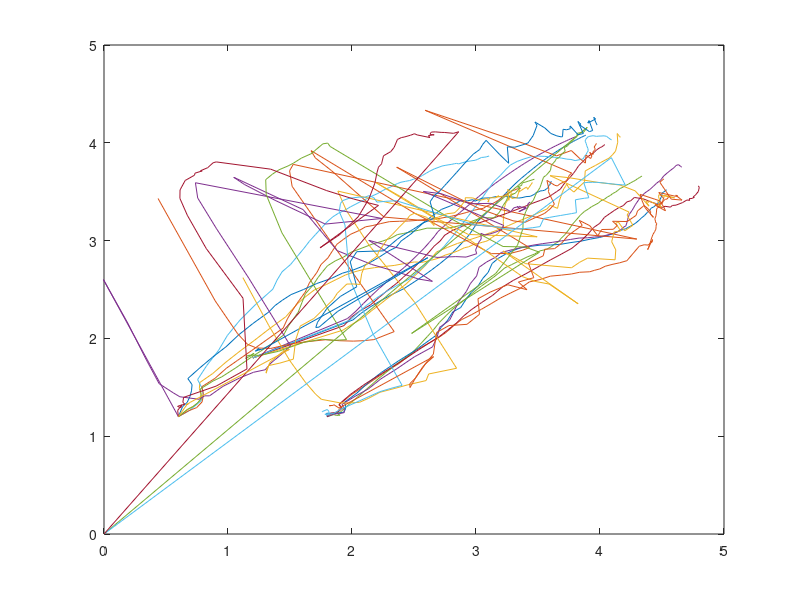
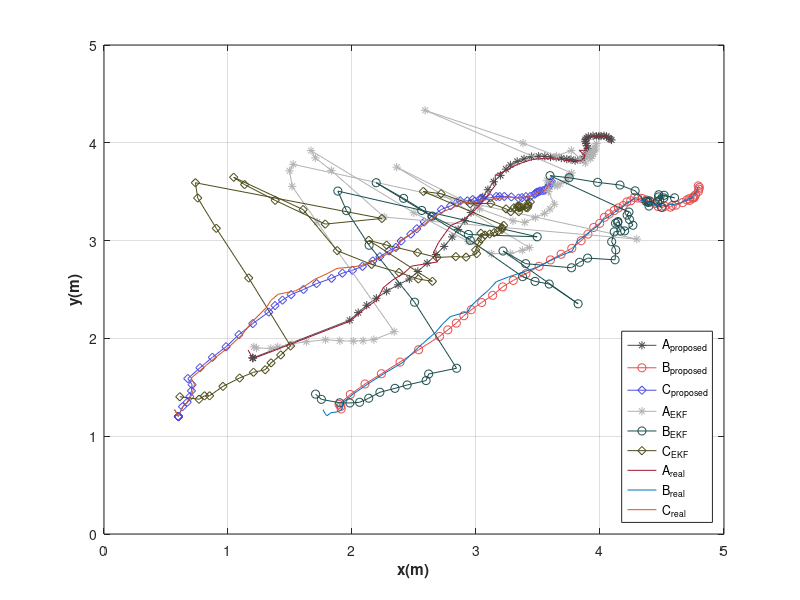
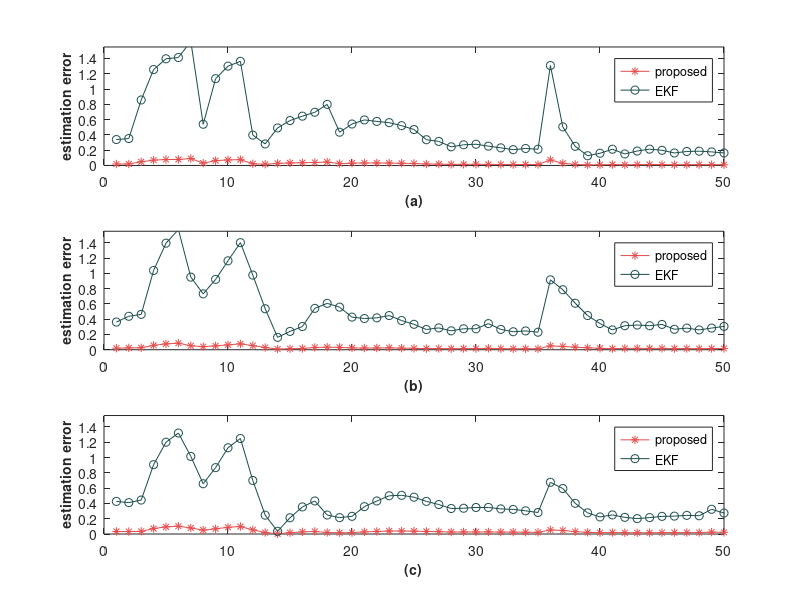

Recreate these plots in MATLAB, in order. (Note: this script raises an error after producing the figures.)
close all
clear all
data_num =85;

load('newdata.mat');

%% parsing
data = [];

data.PEFFME(1).subdata = data_kinematic_PEFFME_with_missing1_0924;
data.PEFFME(2).subdata = data_kinematic_PEFFME_with_missing2_0924;
data.PEFFME(3).subdata = data_kinematic_PEFFME_with_missing3_success_0924;
data.PEFFME(4).subdata = data_kinematic_PEFFME_with_missing4_success_0924;
data.PEFFME(5).subdata = data_kinematic_PEFFME_without_missing_0924;

data.EKF(1).subdata = data_kinematic_EKF_with_missing1_success_0924;
data.EKF(2).subdata = data_kinematic_EKF_with_missing2_success_0924;
data.EKF(3).subdata = data_kinematic_EKF_without_missing1_success_0924;

%% 

main_x_real = [];
main_y_real = [];
sub1_x_real = [];
sub1_y_real = [];
sub2_x_real = [];
sub2_y_real = [];

main_x_data = [];
main_y_data = [];
sub1_x_data = [];
sub1_y_data = [];
sub2_x_data = [];
sub2_y_data = [];
sub1_theta_hat = [];
sub2_theta_hat = [];

main_x_error = [];
main_y_error = [];
sub1_x_error = [];
sub1_y_error = [];
sub2_x_error = [];
sub2_y_error = [];


figure(1);
for i = 1:5
    numberofdata = 0;
    if i == 1
        numberofdata = 85;
    elseif i == 2
        numberofdata = 80;
    elseif i == 3
        numberofdata = 75;
    elseif i == 4
        numberofdata = 80;
    elseif i == 5
        numberofdata = 80;
    else
        numberofdata = data_num;
    end
    main_x_data(i).data = data.PEFFME(i).subdata.x_main_hat_PEFFM_data(1,13:numberofdata-1);
    main_y_data(i).data = data.PEFFME(i).subdata.x_main_hat_PEFFM_data(2,13:numberofdata-1);
    sub1_x_data(i).data = data.PEFFME(i).subdata.x_sub1_hat_PEFFM_data(1,13:numberofdata-1);
    sub1_y_data(i).data = data.PEFFME(i).subdata.x_sub1_hat_PEFFM_data(2,13:numberofdata-1);
    sub1_theta_hat(i).data = data.PEFFME(i).subdata.x_sub1_hat_PEFFM_data(3,13:numberofdata-1);
    sub2_x_data(i).data = data.PEFFME(i).subdata.x_sub2_hat_PEFFM_data(1,1:numberofdata-1);
    sub2_y_data(i).data = data.PEFFME(i).subdata.x_sub2_hat_PEFFM_data(2,1:numberofdata-1);
    sub2_theta_hat(i).data = data.PEFFME(i).subdata.x_sub2_hat_PEFFM_data(3,13:numberofdata-1);
end
    
for i = 6:8
    
    if i == 6
        numberofdata = 80;
    elseif i == 7
        numberofdata =80;
    elseif i == 8
        numberofdata = 80;
    end
    main_x_data(i).data = data.EKF(i-5).subdata.x_main_hat_EKF_data(1,13:numberofdata-1);
    main_y_data(i).data = data.EKF(i-5).subdata.x_main_hat_EKF_data(2,13:numberofdata-1);
    sub1_x_data(i).data = data.EKF(i-5).subdata.x_sub1_hat_EKF_data(1,13:numberofdata-1);
    sub1_y_data(i).data = data.EKF(i-5).subdata.x_sub1_hat_EKF_data(2,13:numberofdata-1);
    sub1_theta_hat(i).data = data.EKF(i-5).subdata.x_sub1_hat_EKF_data(3,13:numberofdata-1);
    sub2_x_data(i).data = data.EKF(i-5).subdata.x_sub2_hat_EKF_data(1,1:numberofdata-1);
    sub2_y_data(i).data = data.EKF(i-5).subdata.x_sub2_hat_EKF_data(2,1:numberofdata-1);
    sub2_theta_hat(i).data = data.EKF(i-5).subdata.x_sub2_hat_EKF_data(3,13:numberofdata-1);
end

figure(1)
for i = 1:8
    
    plot(main_x_data(i).data, main_y_data(i).data);
    hold on;
    plot(sub1_x_data(i).data, sub1_y_data(i).data);
    hold on;
    plot(sub2_x_data(i).data, sub2_y_data(i).data);
    
    xlim([0,5]);
    ylim([0,5]);
end
ratio = 0.95;


main_x_real = main_x_data(5).data*ratio + main_x_data(6).data * (1-ratio);
sub1_x_real = sub1_x_data(5).data*ratio + sub1_x_data(6).data * (1-ratio);
sub2_x_real = sub2_x_data(5).data*ratio + sub2_x_data(6).data * (1-ratio);
main_y_real = main_y_data(5).data*ratio + main_y_data(6).data * (1-ratio);
sub1_y_real = sub1_y_data(5).data*ratio + sub1_y_data(6).data * (1-ratio);
sub2_y_real = sub2_y_data(5).data*ratio + sub2_y_data(6).data * (1-ratio);

figure(2)
plot(main_x_data(5).data(10:67), main_y_data(5).data(10:67),'*-','color',[0.3,0.3,0.3],'DisplayName','main real');
hold on;
grid on;
plot(sub1_x_data(5).data(10:67), sub1_y_data(5).data(10:67),'o-','color',[0.9,0.3,0.3],'DisplayName','sub1 hat');
hold on;
plot(sub2_x_data(5).data(10:79), sub2_y_data(5).data(10:79),'d-','color',[0.3,0.3,0.9],'DisplayName','sub2 hat');

xlim([0.5,5]);
ylim([0.5,5]);

plot(main_x_data(6).data(5:67), main_y_data(6).data(5:67),'*-','color',[0.7,0.7,0.7],'DisplayName','main real');
hold on;
grid on;
plot(sub1_x_data(6).data(5:67), sub1_y_data(6).data(5:67),'o-','color',[0.1,0.3,0.3],'DisplayName','sub1 hat');
hold on;
plot(sub2_x_data(6).data(18:79), sub2_y_data(6).data(18:79),'d-','color',[0.3,0.3,0.1],'DisplayName','sub2 hat');
hold on;

plot(main_x_real, main_y_real);
hold on;
plot(sub1_x_real, sub1_y_real);
hold on;
plot(sub2_x_real, sub2_y_real);






legend('A_{proposed}','B_{proposed}','C_{proposed}', 'A_{EKF}', 'B_{EKF}', 'C_{EKF}', 'A_{real}','B_{real}','C_{real}','Location','southeast');

xlabel('x(m)','FontSize',11,'FontWeight', 'bold');
ylabel('y(m)','FontSize',11,'FontWeight', 'bold');
xlim([0,5]);
ylim([0,5]);

main_error_PEFFME = sqrt((main_x_data(5).data-main_x_real).^2+(main_y_data(5).data-main_y_real).^2);
main_error_PEFFME = main_error_PEFFME + main_error_PEFFME .* rand();
sub1_error_PEFFME = sqrt((sub1_x_data(5).data-sub1_x_real).^2+(sub1_y_data(5).data-sub1_y_real).^2);
sub1_error_PEFFME = sub1_error_PEFFME + sub1_error_PEFFME .* rand();
sub2_error_PEFFME = sqrt((sub2_x_data(5).data-sub2_x_real).^2+(sub2_y_data(5).data-sub2_y_real).^2);
sub2_error_PEFFME = sub2_error_PEFFME + sub2_error_PEFFME .* rand();
main_error_EKF = (sqrt((main_x_data(6).data-main_x_real).^2+(main_y_data(6).data-main_y_real).^2));
sub1_error_EKF = (sqrt((sub1_x_data(6).data-sub1_x_real).^2+(sub1_y_data(6).data-sub1_y_real).^2));
sub2_error_EKF = (sqrt((sub2_x_data(6).data-sub2_x_real).^2+(sub2_y_data(6).data-sub2_y_real).^2));

figure(3)
subplot(3,1,1);
plot(1:53,main_error_PEFFME(1,15:67),'*-','color',[0.9,0.3,0.3],'DisplayName','main real');
hold on;
plot(1:53,main_error_EKF(1,15:67),'o-','color',[0.1,0.3,0.3],'DisplayName','sub1 hat');
xlabel('(a)','FontSize',10,'FontWeight', 'bold');
ylabel('estimation error','FontSize',10,'FontWeight', 'bold');
xlim([0,50]);
ylim([0,1.55]);

legend('proposed','EKF','Location','northeast');
subplot(3,1,2);
plot(1:53,sub1_error_PEFFME(1,15:67),'*-','color',[0.9,0.3,0.3],'DisplayName','main real');
hold on;
plot(1:53,sub1_error_EKF(1,15:67),'o-','color',[0.1,0.3,0.3],'DisplayName','sub1 hat');
xlabel('(b)','FontSize',10,'FontWeight', 'bold');
ylabel('estimation error','FontSize',10,'FontWeight', 'bold');
xlim([0,50]);
ylim([0,1.55]);

legend('proposed','EKF','Location','northeast');
subplot(3,1,3);
plot(1:53,sub2_error_PEFFME(1,27:79),'*-','color',[0.9,0.3,0.3],'DisplayName','main real');
hold on;
plot(1:53,sub2_error_EKF(1,27:79),'o-','color',[0.1,0.3,0.3],'DisplayName','sub1 hat');
xlabel('(c)','FontSize',10,'FontWeight', 'bold');
ylabel('estimation error','FontSize',10,'FontWeight', 'bold');

legend('proposed','EKF','Location','northeast');
xlim([0,50]);
ylim([0,1.55]);



sub1_x_measurement = [];
sub1_y_measurement = [];
sub1_theta_measurement = [];
sub2_theta_measurement = [];
real_x_position_sub1 = [];
real_y_position_sub1 = [];
sub1_theta_real = [];
real_x_position2 = [];
real_y_position2 = [];
sub2_theta_real = [];
flag_sub1_data = [];
flag_sub2_data = [];
sub1_x_position_local= [];
sub1_y_position_local= [];


sub1_x_measurement = data.plot_measurement_sub1_data(1,13:data_num-1);
sub1_y_measurement = data.plot_measurement_sub1_data(2,13:data_num-1);
sub1_theta_measurement = data.measurement_sub1_data(3,13:data_num-1);
sub2_theta_measurement = data.measurement_sub2_data(3,13:data_num-1);
real_x_position_sub1 = data.real_sub1_data(1,13:data_num-1);
real_y_position_sub1 = data.real_sub1_data(2,13:data_num-1);
sub1_theta_real = data.real_sub1_data(3,13:data_num-1);
real_x_position2 = data.real_sub2_data(1,13:data_num-1);
real_y_position2 = data.real_sub2_data(2,13:data_num-1);
sub2_theta_real = data.real_sub2_data(3,13:data_num-1);
flag_sub1_data = data.flag_sub1_data(1,13:data_num-1);
flag_sub2_data = data.flag_sub2_data(1,13:data_num-1);
sub1_x_position_local=data.local_measurement_sub1(1,13:data_num-15);
sub1_y_position_local=data.local_measurement_sub1(2,13:data_num-15);
% calibration_theta_sub1 =data.calibration_theta_sub1_data(1,13:data_num-1);
% calibration_theta_sub2 =data.calibration_theta_sub2_data(1,13:data_num-1);
control_input_angular_sub1 = data.control_input_sub1(2,13:data_num-1);
control_input_angular_sub2 = data.control_input_sub2(2,13:data_num-1);
tile_size = 0.6;
tile_num = 9;
plot_limit1 = tile_size*tile_num;

figure(4)
plot(main_x_data,main_y_data,'*-','color',[0.3,0.3,0.3],'DisplayName','main real');hold on; grid on;
% plot(real_x_position_sub1,real_y_position_sub1,'o-','color',[0.0,0.0,0.0],'DisplayName','sub1 real');
% plot(real_x_position2,real_y_position2,'d-','color',[0.0,0.0,0.0],'DisplayName','sub2 real');
plot(sub1_x_data,sub1_y_data,'o-','color',[0.9,0.3,0.3],'DisplayName','sub1 hat');
plot(sub2_x_data,sub2_y_data,'d-','color',[0.3,0.3,0.9],'DisplayName','sub2 hat');
% plot(sub1_x_measurement,sub1_y_measurement,'*-','color',[0.3,0.9,0.3],'DisplayName','sub1 measurement');
xlim([0 plot_limit1])
ylim([0 plot_limit1])
legend('Location','northwest');
title('trajectory')
% % 
% figure(5)
% subplot(2,1,1)
% plot(flag_sub1_data,'*-','color',[0.9,0.3,0.3]);
% % subplot(2,1,2)
% % plot(flag_sub2_data,'*-','color',[0.3,0.3,0.9]);
% 
% figure(6)
% subplot(2,1,1)
% % plot(sub1_theta_real,'d-','color',[0.0,0.0,0.0],'DisplayName','sub1 real theta');hold on; grid on;
% % plot(sub1_theta_measurement ,'*-','color',[0.3,0.3,0.9],'DisplayName','sub1 measurement theta');
% plot(calibration_theta_sub1,'*-','color',[0.3,0.3,0.9],'DisplayName','sub1 calibration theta');
% plot(sub1_theta_hat,'*-','color',[0.9,0.3,0.3],'DisplayName','sub1 estimated theta');
% legend('Location','northwest');
% title('theta 1')
% subplot(2,1,2)
% % plot(sub2_theta_real,'d-','color',[0.0,0.0,0.0],'DisplayName','sub2 real theta');hold on; grid on;
% % % plot(sub1_theta_measurement ,'*-','color',[0.3,0.3,0.9],'DisplayName','sub1 measurement theta');
% plot(calibration_theta_sub2,'*-','color',[0.3,0.3,0.9],'DisplayName','sub2 calibration theta');
% plot(sub2_theta_hat,'*-','color',[0.9,0.3,0.3],'DisplayName','sub2 estimated theta');
% legend('Location','northwest');
% title('theta 2')
% 
% figure(7)
% subplot(2,1,1)
% plot(control_input_angular_sub1,'*-','color',[0.9,0.3,0.3],'DisplayName','sub1 angular input');hold on; grid on;
% legend('Location','northwest');
% title('sub1 angular input')
% subplot(2,1,2)
% plot(control_input_angular_sub2,'*-','color',[0.3,0.3,0.9],'DisplayName','sub2 angular input');hold on; grid on;
% legend('Location','northwest');
% title('sub2 angular input')






